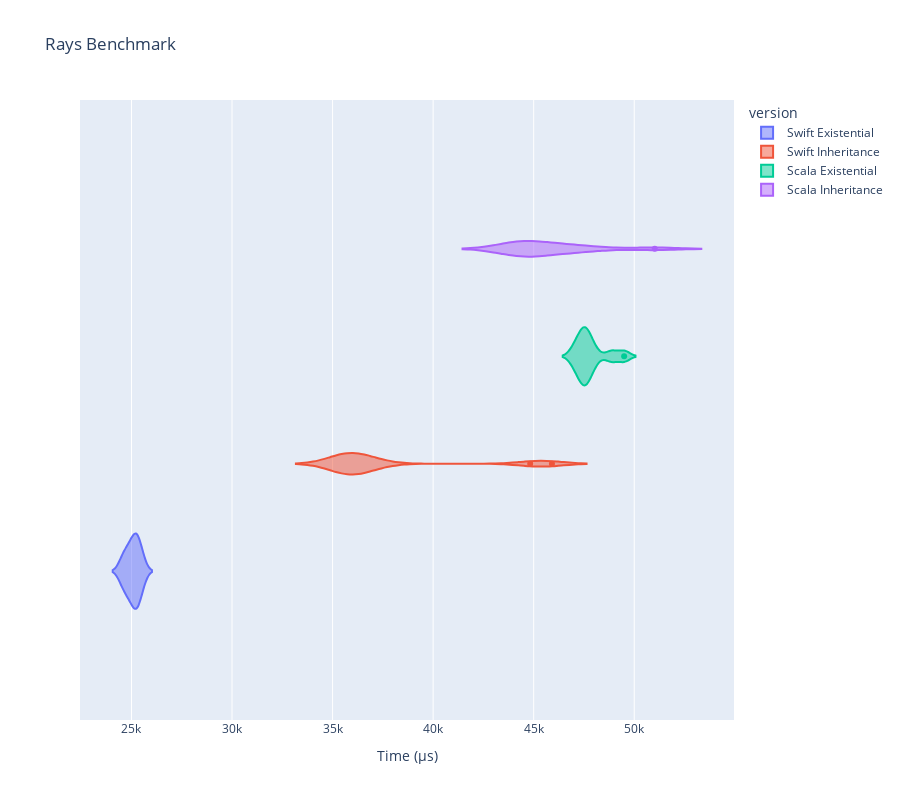

The cell this chart's notebook holds for it:
### Code cell
px.violin(rays, x='Time (μs)', color='version', title='Rays Benchmark', orientation='h', height=800)

### Figure 1 — Plotly figure (JSON) as saved in the notebook; plotly's stock layout.template omitted (floating-point values rounded to 4 significant figures)
{"data": [{"alignmentgroup": "True", "box": {"visible": false}, "hovertemplate": "version=Swift Existential<br>Time (μs)=%{x}<extra></extra>", "legendgroup": "Swift Existential", "marker": {"color": "#636efa"}, "name": "Swift Existential", "offsetgroup": "Swift Existential", "orientation": "h", "scalegroup": "True", "showlegend": true, "type": "violin", "x": [24510, 24674, 24887, 24904, 25166, 25166, 25199, 25362, 25362, 25575], "x0": " ", "xaxis": "x", "y0": " ", "yaxis": "y"}, {"alignmentgroup": "True", "box": {"visible": false}, "hovertemplate": "version=Swift Inheritance<br>Time (μs)=%{x}<extra></extra>", "legendgroup": "Swift Inheritance", "marker": {"color": "#EF553B"}, "name": "Swift Inheritance", "offsetgroup": "Swift Inheritance", "orientation": "h", "scalegroup": "True", "showlegend": true, "type": "violin", "x": [34898, 35488, 35619, 35815, 36143, 36405, 36438, 37356, 44827, 45908], "x0": " ", "xaxis": "x", "y0": " ", "yaxis": "y"}, {"alignmentgroup": "True", "box": {"visible": false}, "hovertemplate": "version=Scala Existential<br>Time (μs)=%{x}<extra></extra>", "legendgroup": "Scala Existential", "marker": {"color": "#00cc96"}, "name": "Scala Existential", "offsetgroup": "Scala Existential", "orientation": "h", "scalegroup": "True", "showlegend": true, "type": "violin", "x": [48018, 47007, 49499, 48869, 47449, 47201, 47670, 47737, 47509, 47479], "x0": " ", "xaxis": "x", "y0": " ", "yaxis": "y"}, {"alignmentgroup": "True", "box": {"visible": false}, "hovertemplate": "version=Scala Inheritance<br>Time (μs)=%{x}<extra></extra>", "legendgroup": "Scala Inheritance", "marker": {"color": "#ab63fa"}, "name": "Scala Inheritance", "offsetgroup": "Scala Inheritance", "orientation": "h", "scalegroup": "True", "showlegend": true, "type": "violin", "x": [46132, 46808, 43777, 45339, 44487, 44051, 44470, 44834, 47830, 51019], "x0": " ", "xaxis": "x", "y0": " ", "yaxis": "y"}], "layout": {"height": 800, "legend": {"title": {"text": "version"}, "tracegroupgap": 0}, "title": {"text": "Rays Benchmark"}, "violinmode": "group", "xaxis": {"anchor": "y", "domain": [0, 1], "title": {"text": "Time (μs)"}}, "yaxis": {"anchor": "x", "domain": [0, 1]}}}
